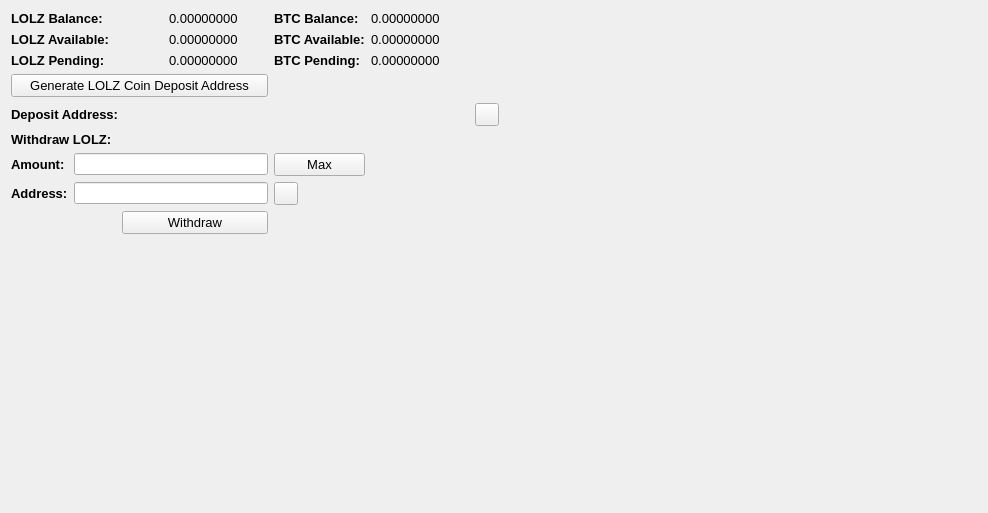
     <widget class="QWidget" name="BalanceTab">
      <attribute name="title">
       <string>Balance</string>
      </attribute>
      <layout class="QGridLayout" name="gridLayout_2">
       <item row="0" column="0" colspan="2">
        <widget class="QLabel" name="label_11">
         <property name="font">
          <font>
           <pointsize>10</pointsize>
           <weight>75</weight>
           <bold>true</bold>
          </font>
         </property>
         <property name="text">
          <string>LOLZ Balance:</string>
         </property>
        </widget>
       </item>
       <item row="0" column="3">
        <widget class="QLabel" name="LOLZBalanceLabel">
         <property name="font">
          <font>
           <pointsize>10</pointsize>
          </font>
         </property>
         <property name="text">
          <string>0.00000000</string>
         </property>
         <property name="textInteractionFlags">
          <set>Qt::LinksAccessibleByMouse|Qt::TextSelectableByMouse</set>
         </property>
        </widget>
       </item>
       <item row="0" column="4">
        <widget class="QLabel" name="label_12">
         <property name="font">
          <font>
           <pointsize>10</pointsize>
           <weight>75</weight>
           <bold>true</bold>
          </font>
         </property>
         <property name="text">
          <string>BTC Balance:</string>
         </property>
        </widget>
       </item>
       <item row="0" column="5">
        <widget class="QLabel" name="BitcoinBalanceLabel">
         <property name="font">
          <font>
           <pointsize>10</pointsize>
          </font>
         </property>
         <property name="text">
          <string>0.00000000</string>
         </property>
         <property name="textInteractionFlags">
          <set>Qt::LinksAccessibleByMouse|Qt::TextSelectableByMouse</set>
         </property>
        </widget>
       </item>
       <item row="0" column="7" rowspan="10">
        <spacer name="horizontalSpacer_4">
         <property name="orientation">
          <enum>Qt::Horizontal</enum>
         </property>
         <property name="sizeHint" stdset="0">
          <size>
           <width>478</width>
           <height>488</height>
          </size>
         </property>
        </spacer>
       </item>
       <item row="1" column="0" colspan="2">
        <widget class="QLabel" name="label_13">
         <property name="font">
          <font>
           <pointsize>10</pointsize>
           <weight>75</weight>
           <bold>true</bold>
          </font>
         </property>
         <property name="text">
          <string>LOLZ Available:</string>
         </property>
        </widget>
       </item>
       <item row="1" column="3">
        <widget class="QLabel" name="LOLZAvailableLabel_2">
         <property name="font">
          <font>
           <pointsize>10</pointsize>
          </font>
         </property>
         <property name="text">
          <string>0.00000000</string>
         </property>
         <property name="textInteractionFlags">
          <set>Qt::LinksAccessibleByMouse|Qt::TextSelectableByMouse</set>
         </property>
        </widget>
       </item>
       <item row="1" column="4">
        <widget class="QLabel" name="label_15">
         <property name="font">
          <font>
           <pointsize>10</pointsize>
           <weight>75</weight>
           <bold>true</bold>
          </font>
         </property>
         <property name="text">
          <string>BTC Available:</string>
         </property>
        </widget>
       </item>
       <item row="1" column="5">
        <widget class="QLabel" name="BitcoinAvailableLabel">
         <property name="font">
          <font>
           <pointsize>10</pointsize>
          </font>
         </property>
         <property name="text">
          <string>0.00000000</string>
         </property>
         <property name="textInteractionFlags">
          <set>Qt::LinksAccessibleByMouse|Qt::TextSelectableByMouse</set>
         </property>
        </widget>
       </item>
       <item row="2" column="0" colspan="2">
        <widget class="QLabel" name="label_14">
         <property name="font">
          <font>
           <pointsize>10</pointsize>
           <weight>75</weight>
           <bold>true</bold>
          </font>
         </property>
         <property name="text">
          <string>LOLZ Pending:</string>
         </property>
        </widget>
       </item>
       <item row="2" column="3">
        <widget class="QLabel" name="LOLZPendingLabel">
         <property name="font">
          <font>
           <pointsize>10</pointsize>
          </font>
         </property>
         <property name="text">
          <string>0.00000000</string>
         </property>
         <property name="textInteractionFlags">
          <set>Qt::LinksAccessibleByMouse|Qt::TextSelectableByMouse</set>
         </property>
        </widget>
       </item>
       <item row="2" column="4">
        <widget class="QLabel" name="label_31">
         <property name="font">
          <font>
           <pointsize>10</pointsize>
           <weight>75</weight>
           <bold>true</bold>
          </font>
         </property>
         <property name="text">
          <string>BTC Pending:</string>
         </property>
        </widget>
       </item>
       <item row="2" column="5">
        <widget class="QLabel" name="BitcoinPendingLabel">
         <property name="font">
          <font>
           <pointsize>10</pointsize>
          </font>
         </property>
         <property name="text">
          <string>0.00000000</string>
         </property>
         <property name="textInteractionFlags">
          <set>Qt::LinksAccessibleByMouse|Qt::TextSelectableByMouse</set>
         </property>
        </widget>
       </item>
       <item row="3" column="0" colspan="4">
        <widget class="QPushButton" name="GenDepositBTN">
         <property name="font">
          <font>
           <pointsize>10</pointsize>
          </font>
         </property>
         <property name="text">
          <string>Generate LOLZ Coin Deposit Address</string>
         </property>
        </widget>
       </item>
       <item row="4" column="0" colspan="3">
        <widget class="QLabel" name="label_33">
         <property name="font">
          <font>
           <pointsize>10</pointsize>
           <weight>75</weight>
           <bold>true</bold>
          </font>
         </property>
         <property name="text">
          <string>Deposit Address:</string>
         </property>
        </widget>
       </item>
       <item row="4" column="3" colspan="3">
        <widget class="QLabel" name="DepositAddressLabel">
         <property name="minimumSize">
          <size>
           <width>300</width>
           <height>0</height>
          </size>
         </property>
         <property name="palette">
          <palette>
           <active>
            <colorrole role="WindowText">
             <brush brushstyle="SolidPattern">
              <color alpha="255">
               <red>0</red>
               <green>0</green>
               <blue>0</blue>
              </color>
             </brush>
            </colorrole>
            <colorrole role="Text">
             <brush brushstyle="SolidPattern">
              <color alpha="255">
               <red>0</red>
               <green>0</green>
               <blue>255</blue>
              </color>
             </brush>
            </colorrole>
           </active>
           <inactive>
            <colorrole role="WindowText">
             <brush brushstyle="SolidPattern">
              <color alpha="255">
               <red>0</red>
               <green>0</green>
               <blue>0</blue>
              </color>
             </brush>
            </colorrole>
            <colorrole role="Text">
             <brush brushstyle="SolidPattern">
              <color alpha="255">
               <red>0</red>
               <green>0</green>
               <blue>255</blue>
              </color>
             </brush>
            </colorrole>
           </inactive>
           <disabled>
            <colorrole role="WindowText">
             <brush brushstyle="SolidPattern">
              <color alpha="255">
               <red>120</red>
               <green>120</green>
               <blue>120</blue>
              </color>
             </brush>
            </colorrole>
            <colorrole role="Text">
             <brush brushstyle="SolidPattern">
              <color alpha="255">
               <red>120</red>
               <green>120</green>
               <blue>120</blue>
              </color>
             </brush>
            </colorrole>
           </disabled>
          </palette>
         </property>
         <property name="font">
          <font>
           <pointsize>10</pointsize>
           <weight>75</weight>
           <bold>true</bold>
          </font>
         </property>
         <property name="text">
          <string/>
         </property>
         <property name="alignment">
          <set>Qt::AlignRight|Qt::AlignTrailing|Qt::AlignVCenter</set>
         </property>
         <property name="textInteractionFlags">
          <set>Qt::LinksAccessibleByMouse|Qt::TextSelectableByKeyboard|Qt::TextSelectableByMouse</set>
         </property>
        </widget>
       </item>
       <item row="4" column="6">
        <widget class="QToolButton" name="DepositCopyButton">
         <property name="toolTip">
          <string>Copy to clipboard</string>
         </property>
         <property name="text">
          <string/>
         </property>
         <property name="icon">
          <iconset resource="../bitcoin.qrc">
           <normaloff>:/icons/editcopy</normaloff>:/icons/editcopy</iconset>
         </property>
         <property name="shortcut">
          <string>Alt+P</string>
         </property>
        </widget>
       </item>
       <item row="5" column="0" colspan="2">
        <widget class="QLabel" name="label_34">
         <property name="font">
          <font>
           <pointsize>10</pointsize>
           <weight>75</weight>
           <bold>true</bold>
          </font>
         </property>
         <property name="text">
          <string>Withdraw LOLZ:</string>
         </property>
        </widget>
       </item>
       <item row="6" column="0">
        <widget class="QLabel" name="label_26">
         <property name="font">
          <font>
           <pointsize>10</pointsize>
           <weight>75</weight>
           <bold>true</bold>
          </font>
         </property>
         <property name="text">
          <string>Amount:</string>
         </property>
        </widget>
       </item>
       <item row="6" column="1" colspan="3">
        <widget class="QLineEdit" name="WithdrawUnitsInput">
         <property name="font">
          <font>
           <pointsize>9</pointsize>
           <weight>75</weight>
           <bold>true</bold>
          </font>
         </property>
         <property name="text">
          <string/>
         </property>
        </widget>
       </item>
       <item row="6" column="4">
        <widget class="QPushButton" name="Withdraw_Max_Amount">
         <property name="font">
          <font>
           <pointsize>10</pointsize>
          </font>
         </property>
         <property name="text">
          <string>Max</string>
         </property>
        </widget>
       </item>
       <item row="7" column="0">
        <widget class="QLabel" name="label_10">
         <property name="font">
          <font>
           <pointsize>10</pointsize>
           <weight>75</weight>
           <bold>true</bold>
          </font>
         </property>
         <property name="text">
          <string>Address:</string>
         </property>
        </widget>
       </item>
       <item row="7" column="1" colspan="3">
        <widget class="QLineEdit" name="WithdrawAddress">
         <property name="font">
          <font>
           <pointsize>9</pointsize>
           <weight>75</weight>
           <bold>true</bold>
          </font>
         </property>
        </widget>
       </item>
       <item row="7" column="4">
        <widget class="QToolButton" name="WithdrawPasteButton">
         <property name="toolTip">
          <string>Paste from clipboard</string>
         </property>
         <property name="text">
          <string/>
         </property>
         <property name="icon">
          <iconset resource="../bitcoin.qrc">
           <normaloff>:/icons/editpaste</normaloff>:/icons/editpaste</iconset>
         </property>
         <property name="shortcut">
          <string>Alt+P</string>
         </property>
        </widget>
       </item>
       <item row="8" column="2" colspan="2">
        <widget class="QPushButton" name="WithdrawUnitsBtn">
         <property name="font">
          <font>
           <pointsize>10</pointsize>
          </font>
         </property>
         <property name="text">
          <string>Withdraw</string>
         </property>
        </widget>
       </item>
       <item row="9" column="0" colspan="6">
        <spacer name="verticalSpacer">
         <property name="orientation">
          <enum>Qt::Vertical</enum>
         </property>
         <property name="sizeHint" stdset="0">
          <size>
           <width>428</width>
           <height>262</height>
          </size>
         </property>
        </spacer>
       </item>
      </layout>
      <zorder>label_31</zorder>
      <zorder>label_15</zorder>
      <zorder>label_12</zorder>
      <zorder>label_14</zorder>
      <zorder>label_13</zorder>
      <zorder>label_11</zorder>
      <zorder>BitcoinBalanceLabel</zorder>
      <zorder>LOLZBalanceLabel</zorder>
      <zorder>LOLZAvailableLabel_2</zorder>
      <zorder>LOLZPendingLabel</zorder>
      <zorder>BitcoinAvailableLabel</zorder>
      <zorder>BitcoinPendingLabel</zorder>
      <zorder>label_33</zorder>
      <zorder>GenDepositBTN</zorder>
      <zorder>DepositAddressLabel</zorder>
      <zorder>Withdraw_Max_Amount</zorder>
      <zorder>label_34</zorder>
      <zorder>WithdrawUnitsInput</zorder>
      <zorder>label_10</zorder>
      <zorder>label_26</zorder>
      <zorder>WithdrawAddress</zorder>
      <zorder>WithdrawUnitsBtn</zorder>
      <zorder>horizontalSpacer_4</zorder>
      <zorder>verticalSpacer</zorder>
      <zorder>WithdrawPasteButton</zorder>
      <zorder>DepositCopyButton</zorder>
     </widget>
